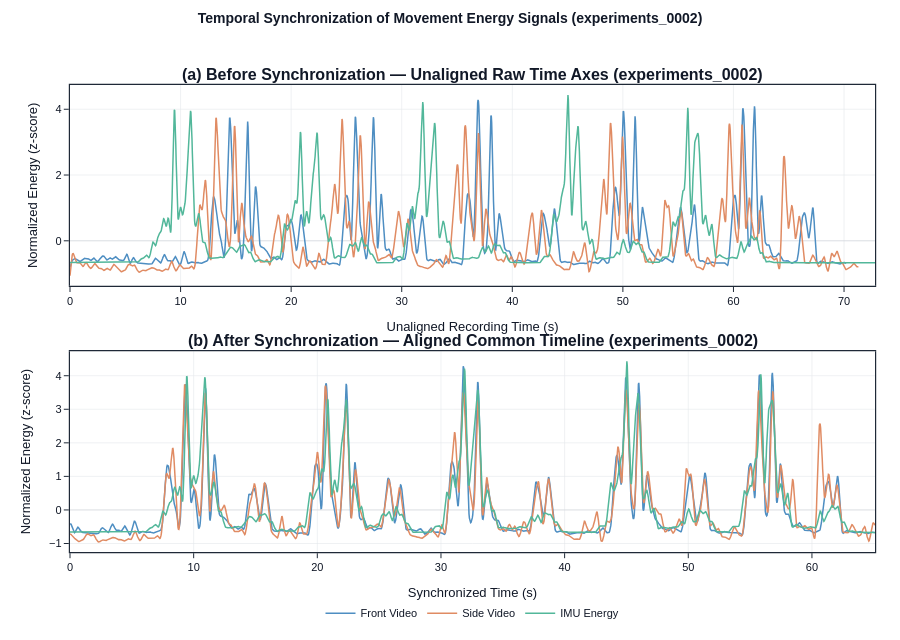

This figure's notebook cell:
### Markdown cell above
### 📈 Time-Series Comparison: Before vs. After Synchronization

**Mathematical Formulation:**
For a representative 3-stream experiment (`Front Video`, `Side Video`, and `IMU Energy`), let $E_f(t)$, $E_s(t)$, and $E_{\text{IMU}}(t)$ denote the z-score normalized, $2\ \text{Hz}$ low-pass filtered movement-energy signals on the $30\ \text{Hz}$ grid.
- **Panel (a) Before Sync:** Plots $E_f(t)$, $E_s(t)$, and $E_{\text{IMU}}(t)$ on their raw unaligned recording indices ($L = 0$).
- **Panel (b) After Sync:** Shifts `Side Video` by $L_s$ and `IMU Energy` by $L_f$ onto the common synchronized timeline $[\max(0, L_s, L_f),\ \min(N_f, L_s + N_s, L_f + N_{\text{IMU}})]$.

> **Why this is done:** Plotting all three modalities together before and after alignment provides direct visual confirmation that repetition bursts and rest intervals coincide across cameras and IMUs after synchronization.

### Code cell
# @title 📈 Time Series Before & After Sync (3 Signals) { display-mode: "form" }
example_set_id = "set_0002" # @param {type:"string"}
max_seconds_to_plot = 0.0 # @param {type:"number"}

fig_ts = plot_before_after_timeseries(example_set_id, set_to_exp, store, old_dataset_path, max_s=max_seconds_to_plot)
fig_ts.show(config=EXPORT_CFG)

### Figure 1 — Plotly figure (JSON) as saved in the notebook; plotly's stock layout.template omitted (floating-point values rounded to 4 significant figures; data arrays with more than 128 entries replaced by an {"elided": "..."} marker saying what was removed)
{"data": [{"legendgroup": "Front Video", "line": {"color": "#4E8EC2", "width": 1.5}, "mode": "lines", "name": "Front Video", "type": "scatter", "x": {"elided": "2107 float values"}, "xaxis": "x", "y": {"elided": "2107 float values"}, "yaxis": "y"}, {"legendgroup": "Side Video", "line": {"color": "#E08B63", "width": 1.5}, "mode": "lines", "name": "Side Video", "type": "scatter", "x": {"elided": "2140 float values"}, "xaxis": "x", "y": {"elided": "2140 float values"}, "yaxis": "y"}, {"legendgroup": "IMU Energy", "line": {"color": "#52B79A", "width": 1.5}, "mode": "lines", "name": "IMU Energy", "type": "scatter", "x": {"elided": "2185 float values"}, "xaxis": "x", "y": {"elided": "2185 float values"}, "yaxis": "y"}, {"legendgroup": "Front Video", "line": {"color": "#4E8EC2", "width": 1.5}, "mode": "lines", "name": "Front Video", "showlegend": false, "type": "scatter", "x": {"elided": "1954 float values"}, "xaxis": "x2", "y": {"elided": "1954 float values"}, "yaxis": "y2"}, {"legendgroup": "Side Video", "line": {"color": "#E08B63", "width": 1.5}, "mode": "lines", "name": "Side Video", "showlegend": false, "type": "scatter", "x": {"elided": "1954 float values"}, "xaxis": "x2", "y": {"elided": "1954 float values"}, "yaxis": "y2"}, {"legendgroup": "IMU Energy", "line": {"color": "#52B79A", "width": 1.5}, "mode": "lines", "name": "IMU Energy", "showlegend": false, "type": "scatter", "x": {"elided": "1954 float values"}, "xaxis": "x2", "y": {"elided": "1954 float values"}, "yaxis": "y2"}], "layout": {"annotations": [{"font": {"size": 16}, "showarrow": false, "text": "<b>(a) Before Synchronization — Unaligned Raw Time Axes (experiments_0002)</b>", "x": 0.5, "xanchor": "center", "xref": "paper", "y": 1, "yanchor": "bottom", "yref": "paper"}, {"font": {"size": 16}, "showarrow": false, "text": "<b>(b) After Synchronization — Aligned Common Timeline (experiments_0002)</b>", "x": 0.5, "xanchor": "center", "xref": "paper", "y": 0.43, "yanchor": "bottom", "yref": "paper"}], "font": {"color": "#111827", "family": "Arial, Helvetica, sans-serif", "size": 11}, "height": 640, "hovermode": "x unified", "legend": {"orientation": "h", "x": 0.5, "xanchor": "center", "y": -0.1}, "margin": {"b": 75, "l": 70, "r": 25, "t": 85}, "paper_bgcolor": "white", "plot_bgcolor": "white", "title": {"font": {"size": 14}, "text": "<b>Temporal Synchronization of Movement Energy Signals (experiments_0002)</b>", "x": 0.5, "y": 0.98}, "xaxis": {"anchor": "y", "domain": [0, 1], "gridcolor": "#e5e7eb", "gridwidth": 0.6, "linecolor": "#1f2937", "linewidth": 1.2, "mirror": true, "showgrid": true, "showline": true, "tickcolor": "#1f2937", "ticks": "outside", "tickwidth": 1, "title": {"text": "Unaligned Recording Time (s)"}, "zeroline": false}, "xaxis2": {"anchor": "y2", "domain": [0, 1], "gridcolor": "#e5e7eb", "gridwidth": 0.6, "linecolor": "#1f2937", "linewidth": 1.2, "mirror": true, "showgrid": true, "showline": true, "tickcolor": "#1f2937", "ticks": "outside", "tickwidth": 1, "title": {"text": "Synchronized Time (s)"}, "zeroline": false}, "yaxis": {"anchor": "x", "domain": [0.57, 1], "gridcolor": "#e5e7eb", "gridwidth": 0.6, "linecolor": "#1f2937", "linewidth": 1.2, "mirror": true, "showgrid": true, "showline": true, "tickcolor": "#1f2937", "ticks": "outside", "tickwidth": 1, "title": {"text": "Normalized Energy (z-score)"}, "zeroline": true, "zerolinecolor": "#d1d5db", "zerolinewidth": 0.8}, "yaxis2": {"anchor": "x2", "domain": [0, 0.43], "gridcolor": "#e5e7eb", "gridwidth": 0.6, "linecolor": "#1f2937", "linewidth": 1.2, "mirror": true, "showgrid": true, "showline": true, "tickcolor": "#1f2937", "ticks": "outside", "tickwidth": 1, "title": {"text": "Normalized Energy (z-score)"}, "zeroline": true, "zerolinecolor": "#d1d5db", "zerolinewidth": 0.8}}}
